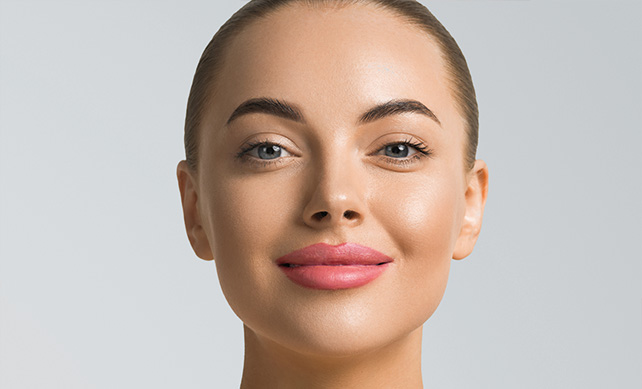
#> input picture face_recognition/person1.jpg, 642 x 389 px, found by its file name; its folder holds 5 pictures in this run
$ python face_recognition_script.py
#> lines starting #> are read from the running program, lines starting #| are printed output that depends on the picture
import cv2
import os
import numpy as np

data_path = 'C:/Users/ACER/Desktop/face_recognition_project/face_recognition'
recognizer = cv2.face.LBPHFaceRecognizer_create()
face_cascade = cv2.CascadeClassifier(cv2.data.haarcascades + 'haarcascade_frontalface_default.xml')

faces = []
labels = []
label_map = {}
label_counter = 0

for filename in os.listdir(data_path):
    if filename.endswith(".jpg") or filename.endswith(".png"):
        path = os.path.join(data_path, filename)
        img = cv2.imread(path)
#> img is the input picture: shape (389, 642, 3); mean B, G, R 175, 183.2, 197.7
        gray = cv2.cvtColor(img, cv2.COLOR_BGR2GRAY)
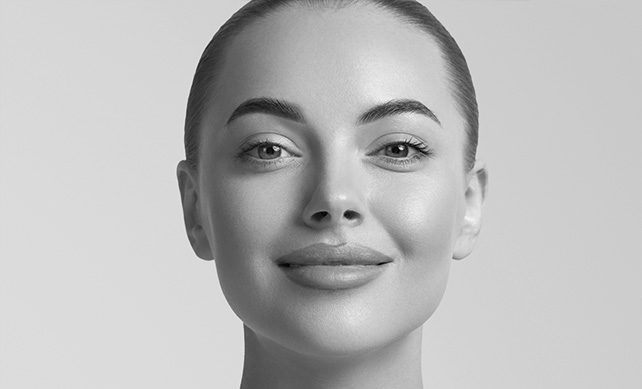
#> gray: shape (389, 642); min 0, max 244, mean 186.5
        faces_rect = face_cascade.detectMultiScale(gray, 1.3, 5)
#> faces_rect = [[189, 28, 307, 307]]

        for (x, y, w, h) in faces_rect:
            face = gray[y:y+h, x:x+w]
            name = os.path.splitext(filename)[0]
            if name not in label_map:
                label_map[name] = label_counter
                label_counter += 1
            faces.append(face)
            labels.append(label_map[name])
#> this loop made 1 pass
#> (x, y, w, h, label_counter) on pass 1: (189, 28, 307, 307, 1)
#> pass 1, `face = gray[y:y+h, x:x+w]`:
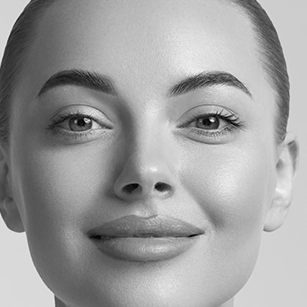
#> face: shape (307, 307); min 0, max 244, mean 159
#> after the loop, faces = 1 item; label_counter = 1; label_map = {'person1': 0}; labels = [0]
#> pass 2 of the loop `for filename in os.listdir(data_path):`:
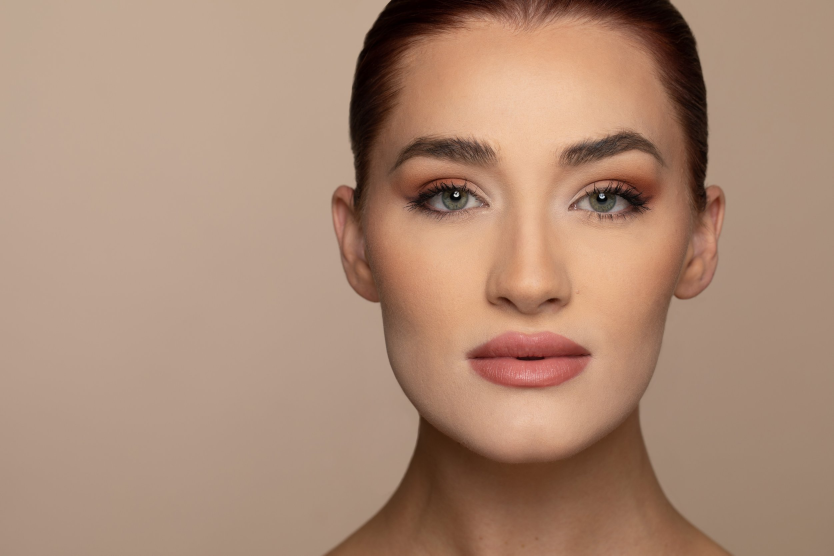
#> input picture face_recognition/person2.jpg, 2500 x 1667 px, found by its file name (shown at 1/3 size)
#> img is the input picture: shape (1667, 2500, 3); mean B, G, R 118.1, 138.9, 171.9
#> `gray = cv2.cvtColor(img, cv2.COLOR_BGR2GRAY)`:
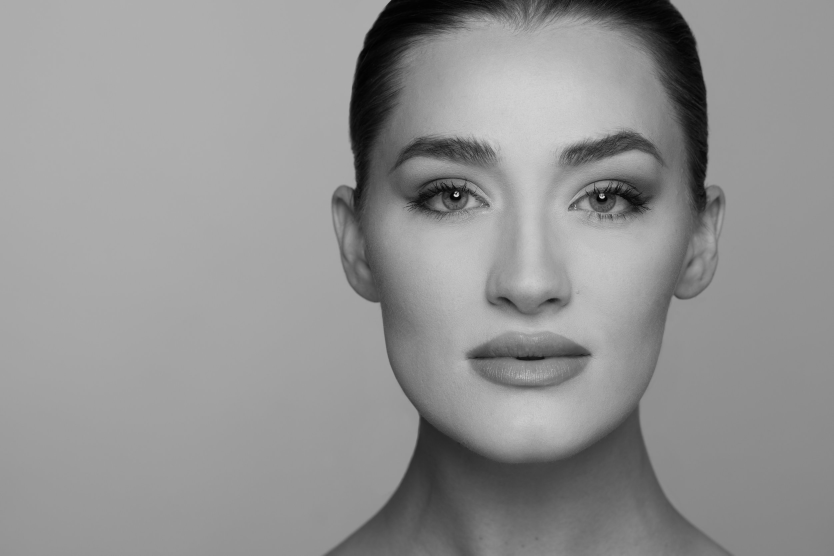
#> gray: shape (1667, 2500) (shown at 1/3 size); min 0, max 251, mean 146.4
#> `faces_rect = face_cascade.detectMultiScale(gray, 1.3, 5)`: faces_rect = [[1020, 156, 1148, 1148]]
#> the loop `for (x, y, w, h) in faces_rect:` made 1 pass
#> (x, y, w, h, label_counter) on pass 1: (1020, 156, 1148, 1148, 2)
#> pass 1, `face = gray[y:y+h, x:x+w]`:
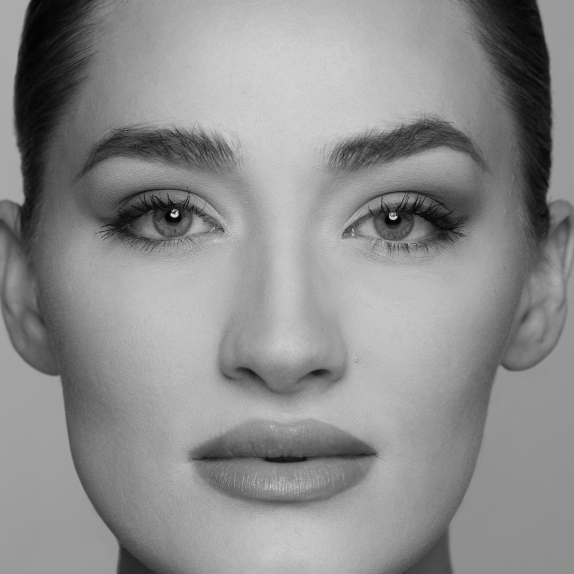
#> face: shape (1148, 1148) (shown at 1/2 size); min 0, max 251, mean 140.8
#> after the loop `for (x, y, w, h) in faces_rect:`: faces = 2 items; label_counter = 2; label_map = {'person1': 0, 'person2': 1}; labels = [0, 1]
#> pass 3 of the loop `for filename in os.listdir(data_path):`:
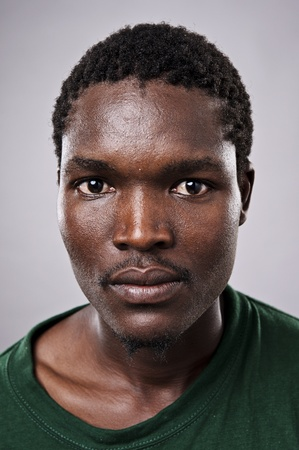
#> input picture face_recognition/person3.jpg, 299 x 450 px, found by its file name
#> img is the input picture: shape (450, 299, 3); mean B, G, R 105.3, 107.4, 117.3
#> `gray = cv2.cvtColor(img, cv2.COLOR_BGR2GRAY)`:
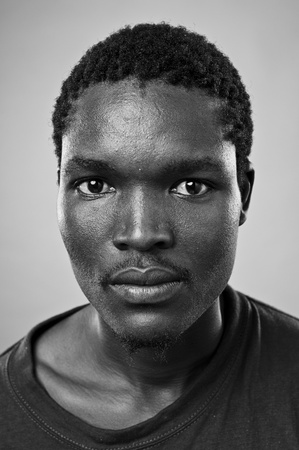
#> gray: shape (450, 299); min 0, max 248, mean 110.2
#> `faces_rect = face_cascade.detectMultiScale(gray, 1.3, 5)`: faces_rect = [[36, 97, 216, 216]]
#> the loop `for (x, y, w, h) in faces_rect:` made 1 pass
#> (x, y, w, h, label_counter) on pass 1: (36, 97, 216, 216, 3)
#> pass 1, `face = gray[y:y+h, x:x+w]`:
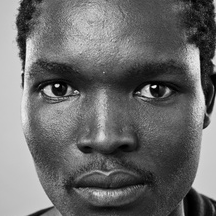
#> face: shape (216, 216); min 0, max 248, mean 107
#> after the loop `for (x, y, w, h) in faces_rect:`: faces = 3 items; label_counter = 3; label_map = {'person1': 0, 'person2': 1, 'person3': 2}; labels = [0, 1, 2]
#> the loop made 5 passes; the first 3 are shown

recognizer.train(faces, np.array(labels))
print("✔ Обучението приключи.")

test_img = cv2.imread('C:/Users/ACER/Desktop/face_recognition_project/face_recognition/test.jpg')
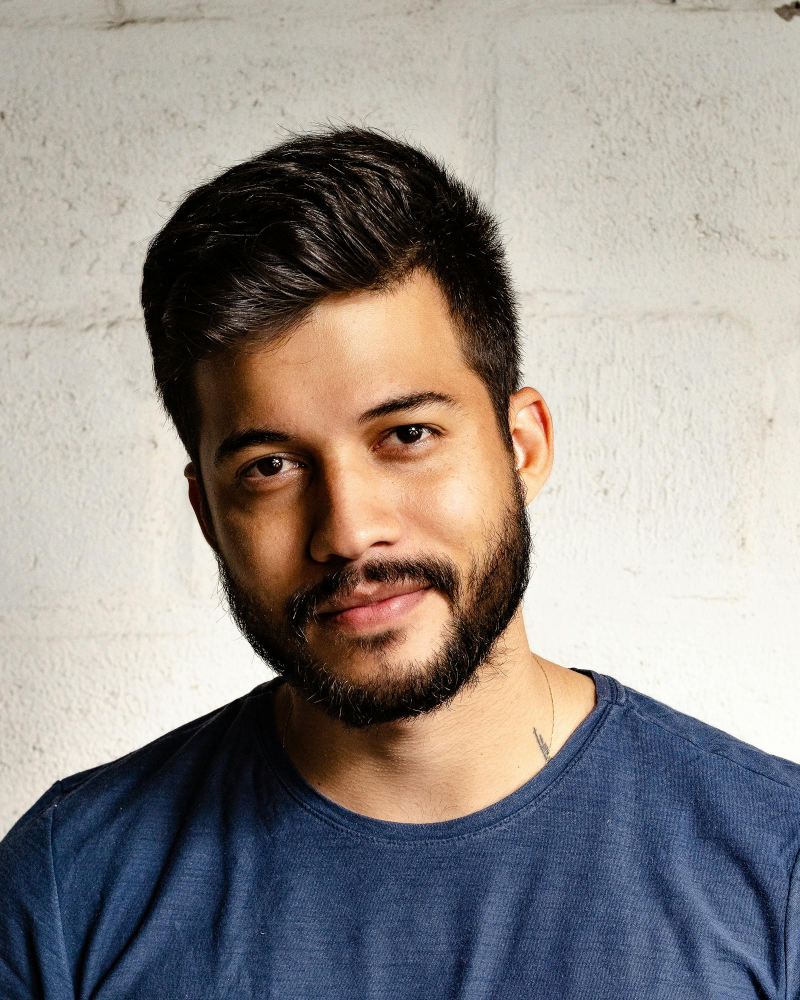
#> input picture face_recognition/test.jpg, 2400 x 3000 px, found by its file name (shown at 1/3 size)
#> test_img is the input picture: shape (3000, 2400, 3); mean B, G, R 138, 142.4, 148.4

gray_test = cv2.cvtColor(test_img, cv2.COLOR_BGR2GRAY)
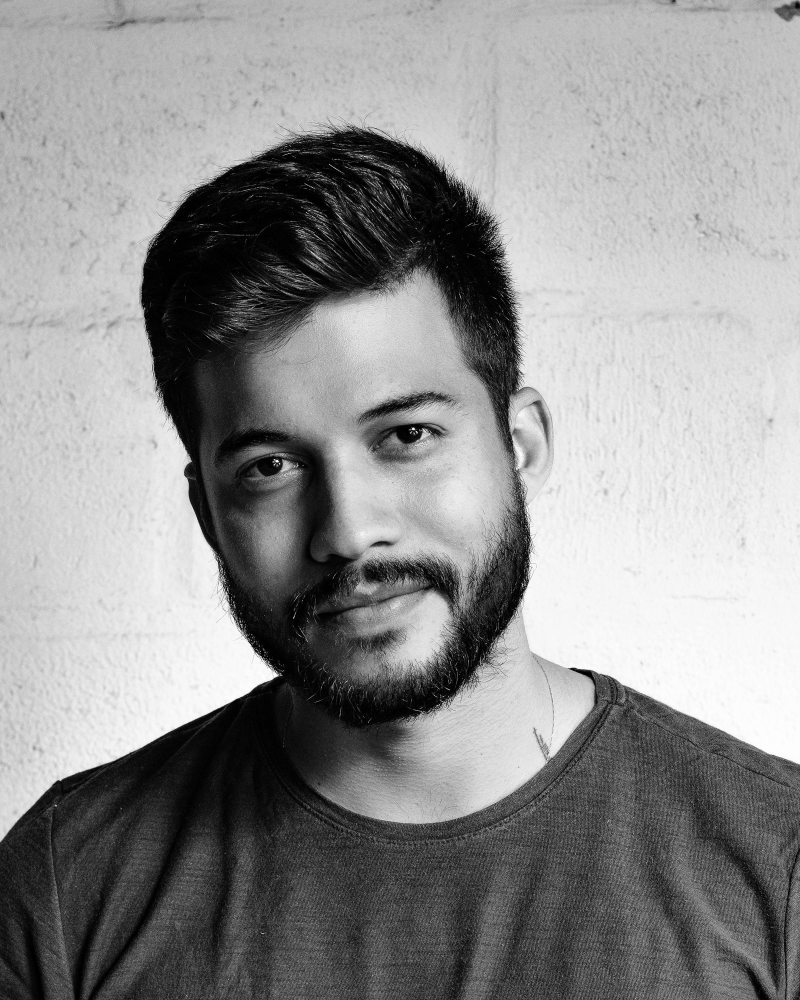
#> gray_test: shape (3000, 2400) (shown at 1/3 size); min 0, max 255, mean 143.7
faces_rect = face_cascade.detectMultiScale(gray_test, 1.3, 5)
#> faces_rect = [[480, 897, 1148, 1148]]

for (x, y, w, h) in faces_rect:
    face = gray_test[y:y+h, x:x+w]
    label, confidence = recognizer.predict(face)
    name = [k for k, v in label_map.items() if v == label][0]

    cv2.rectangle(test_img, (x, y), (x+w, y+h), (0, 255, 0), 2)
    cv2.putText(test_img, f"{name} ({round(100 - confidence)}%)", (x, y-10), cv2.FONT_HERSHEY_SIMPLEX, 0.8, (0, 255, 0), 2)
#> this loop made 1 pass
#> (x, y, w, h, label, confidence, name) on pass 1: (480, 897, 1148, 1148, 3, 0, 'test')
#> pass 1, `face = gray_test[y:y+h, x:x+w]`:
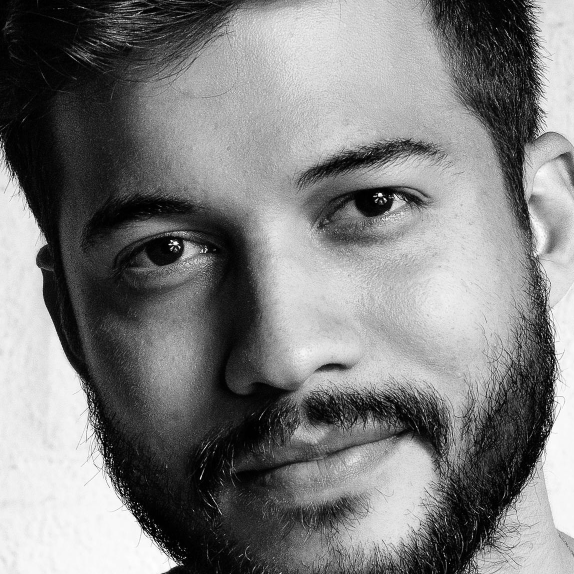
#> face: shape (1148, 1148) (shown at 1/2 size); min 0, max 255, mean 125.8

scale_percent = 30
width = int(test_img.shape[1] * scale_percent / 100)
#> width = 720
height = int(test_img.shape[0] * scale_percent / 100)
#> height = 900
dim = (width, height)
#> dim = (720, 900)

resized_test_img = cv2.resize(test_img, dim, interpolation=cv2.INTER_AREA)
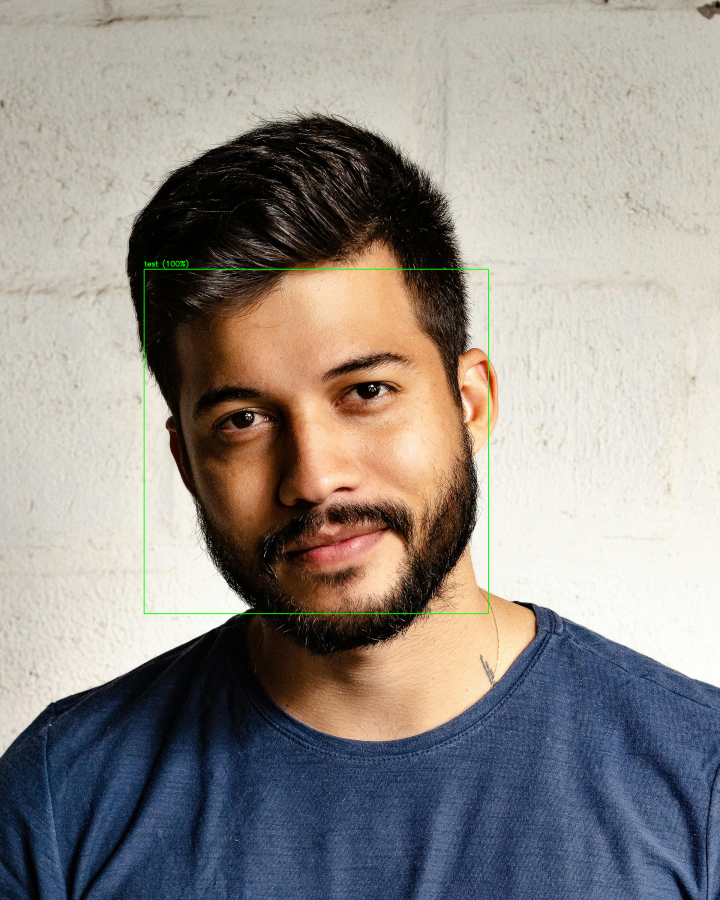
#> resized_test_img: shape (900, 720, 3); mean B, G, R 137.8, 142.6, 148.1
cv2.imshow('Резултат', resized_test_img)
cv2.waitKey(0)
cv2.destroyAllWindows()
